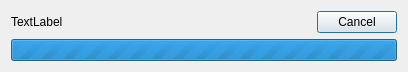
<?xml version="1.0" encoding="UTF-8"?>
<ui version="4.0">
 <class>ProgressDialog</class>
 <widget class="QDialog" name="ProgressDialog">
  <property name="windowModality">
   <enum>Qt::ApplicationModal</enum>
  </property>
  <property name="geometry">
   <rect>
    <x>0</x>
    <y>0</y>
    <width>399</width>
    <height>68</height>
   </rect>
  </property>
  <property name="windowTitle">
   <string>Working...</string>
  </property>
  <property name="modal">
   <bool>true</bool>
  </property>
  <layout class="QVBoxLayout" name="verticalLayout">
   <item>
    <widget class="QWidget" name="widget" native="true">
     <layout class="QHBoxLayout" name="horizontalLayout">
      <property name="margin">
       <number>0</number>
      </property>
      <item>
       <widget class="QLabel" name="label">
        <property name="minimumSize">
         <size>
          <width>300</width>
          <height>0</height>
         </size>
        </property>
        <property name="text">
         <string>TextLabel</string>
        </property>
       </widget>
      </item>
      <item>
       <widget class="QPushButton" name="btnCancel">
        <property name="sizePolicy">
         <sizepolicy hsizetype="Maximum" vsizetype="Fixed">
          <horstretch>0</horstretch>
          <verstretch>0</verstretch>
         </sizepolicy>
        </property>
        <property name="text">
         <string>Cancel</string>
        </property>
       </widget>
      </item>
     </layout>
    </widget>
   </item>
   <item>
    <widget class="QProgressBar" name="progressBar">
     <property name="maximum">
      <number>0</number>
     </property>
     <property name="value">
      <number>-1</number>
     </property>
     <property name="invertedAppearance">
      <bool>false</bool>
     </property>
    </widget>
   </item>
  </layout>
 </widget>
 <resources/>
 <connections/>
</ui>
